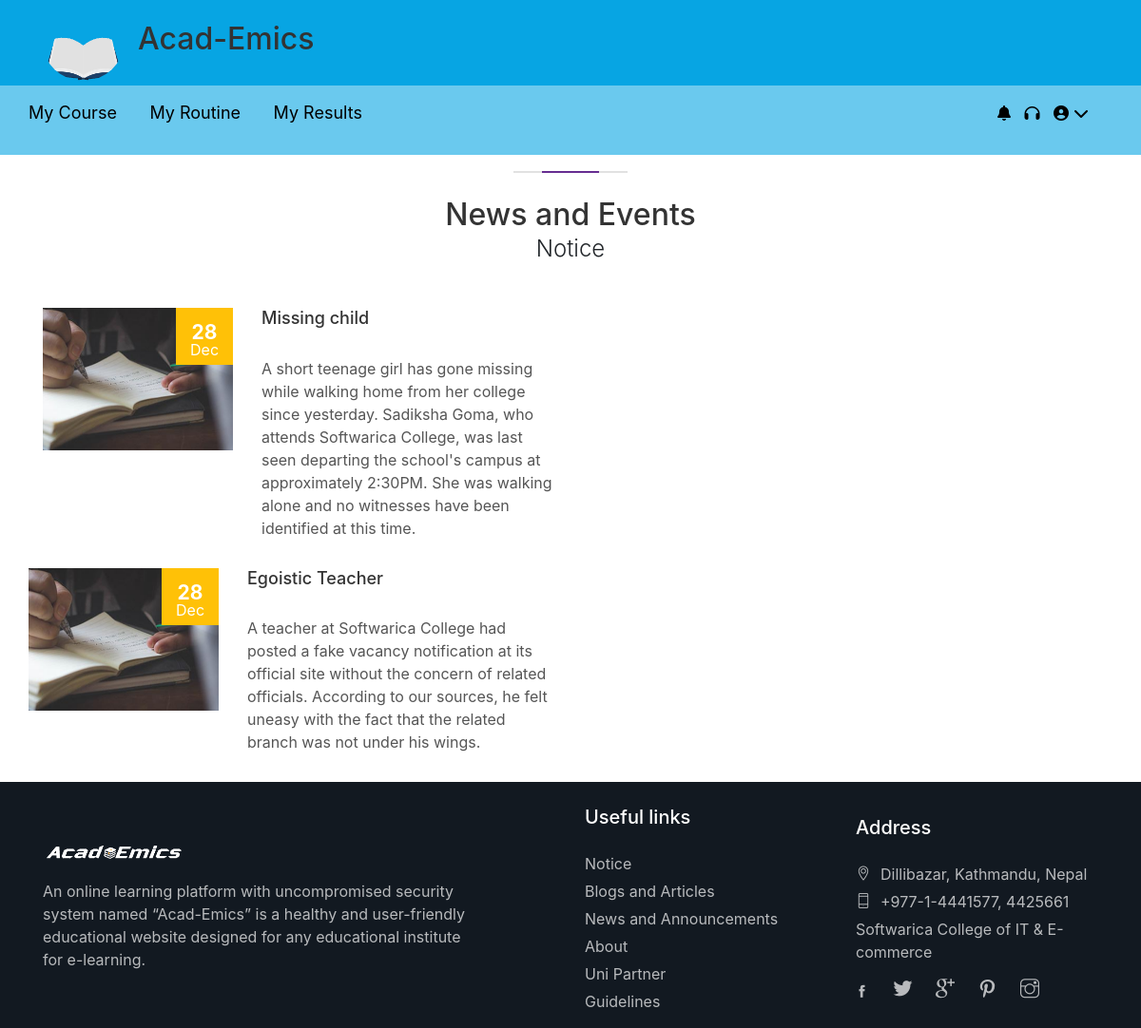
The page /notification/ on the database as committed earlier.
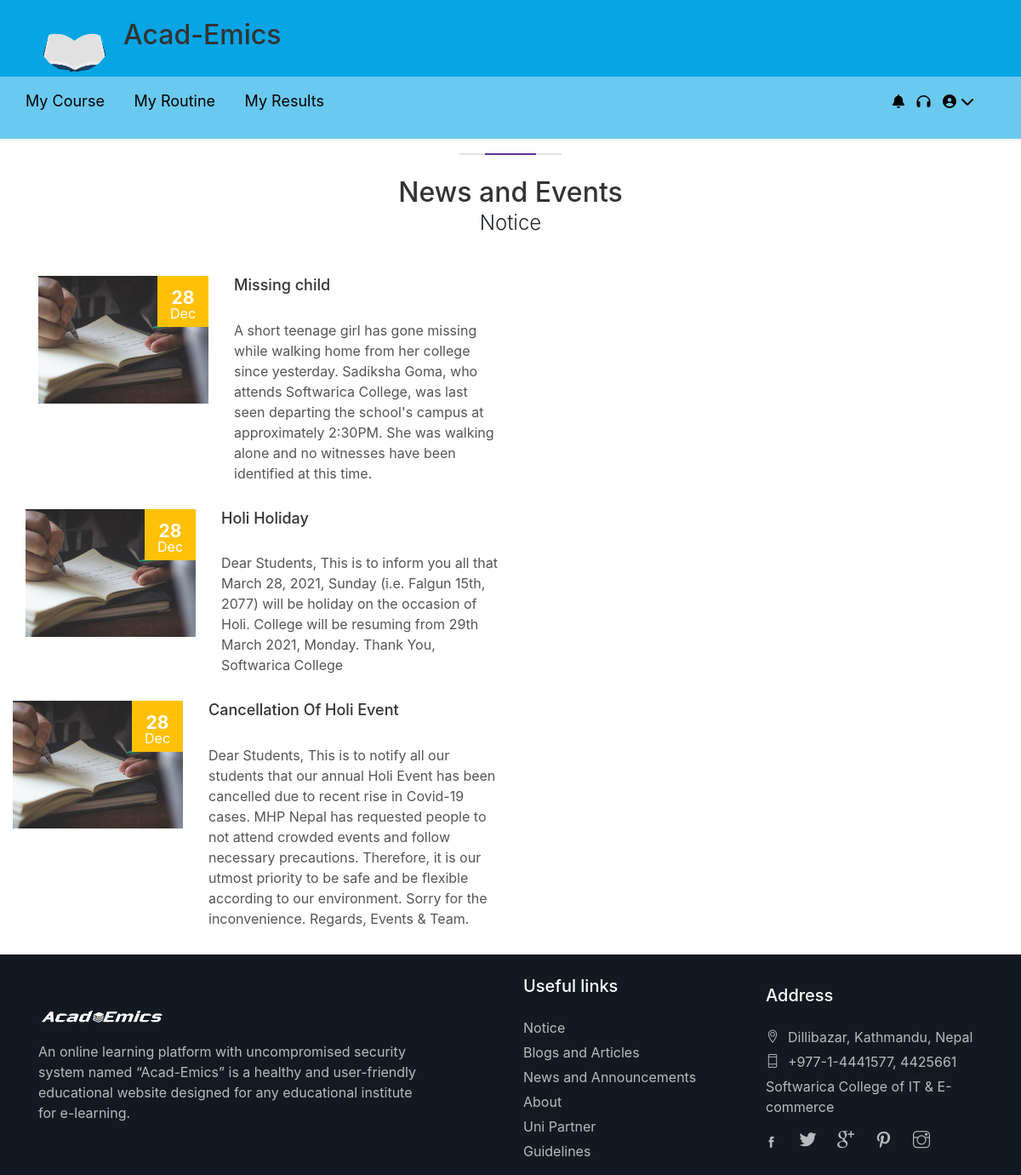
The same page on the database as committed later.
### notification/models.py (models this page shows)
class Notify(models.Model):
    title = models.CharField(max_length=30)
    content = models.TextField()

### notification/views.py (the view)
# urls.py: path('',views.notify),
def notify(request):
    notice = Notify.objects.all()
    return render (request,'notification.html',{
        'notice' : notice
    })

### templates/notification.html
{% extends 'base.html' %}
{% load static %}
{% block content %}
		<div class="bg_color_1">
			<div class="container margin_120_95">
				<div class="main_title_2">
					<span><em></em></span>
					<h2>News and Events</h2>
					<p>Notice</p>
				</div>
                {% for note in notice %}
                    <div class="row">
                        <div class="col-lg-6">
                                <a class="box_news" href="#0">
                                    <figure><img src="img/news_home_1.jpg" alt="">
                                        <figcaption><strong>28</strong>Dec</figcaption>
                                    </figure>
                                    <h4>{{note.title}}</h4>
                                    <p>{{note.content}}</a>
                        </div>
                {% endfor %}
				</div>
			</div>
		</div>
{% endblock %}

### templates/base.html (shortened to what this page needs)
{% load static %}
<!DOCTYPE html>
<html lang="en">
<head>
		<link rel="stylesheet" href="{% static 'css/style.css' %}">
		<link rel="stylesheet" href="{% static 'css/old.css' %}">
		<link href="{% static 'css/bootstrap.min.css' %}" rel="stylesheet">
		<link href="{% static 'css/icon_fonts/css/all_icons.min.css' %}" rel="stylesheet">
		<link href="{% static 'css/custom.css' %}" rel="stylesheet">
</head>
<body>
    <header class="main-header">
        <div class="top-header">
            <div class="container">
                <a href="/dashboard">
                    <img class=logo src=/static/img/de9eb637d1dac9a77a7f3822ed57ce07.gif>
                    <h1>Acad-Emics</h1>
                </a>
            </div>
        </div>
        <div class="nav-bar">
            <div class="container">
                <div class="row">
                    <div class="nav">
                        <ul>
                            <li><a href="/mycourses">My Course</a></li>
                            <li><a href="/routine">My Routine</a></li>
                            <li><a href="/result">My Results</a></li>
                        </ul>
                    </div>
                    <div class="adminbar">
                        <ul>
                            <li><a href="/notification"><i class="fas fa-bell"></i></a></li>
                            <li><a href="/support"><i class="fas fa-headphones"></i></a></li>
                            <li><a href=""><i class="fas fa-user-circle"></i><i class="fas fa-chevron-down"></i></a>
                            </li>
                        </ul>
                    </div>
                </div>
            </div>
        </div>
    </header>
		<div class="container-sadi">
			{% block content %}
			{% endblock %}
		</div>
	<footer>
        <div id="footerpadding">
		<div class="container margin_120_95">
			<div class="row">
				<div class="col-lg-5 col-md-12 p-r-5">
					<p><img id= "footimg" src="{% static 'img/academicsfooter.png' %}" width="149" height="42" alt=""></p>
					<p>An  online learning platform with uncompromised security system named “Acad-Emics” is a healthy and user-friendly educational website designed for any educational institute for e-learning.</p>
				</div>
				<div class="col-lg-3 col-md-6 ml-lg-auto">
					<h5>Useful links</h5>
					<ul class="links">
						<li><a href="notice">Notice</a></li>
						<li><a href="blogs_and_articles">Blogs and Articles</a></li>
						<li><a href="news_and_announcements">News and Announcements</a></li>
						<li><a href="\about">About</a></li>
						<li><a href="uni-partner">Uni Partner</a></li>
						<li><a href="\guidelines">Guidelines</a></li>
					</ul>
				</div>
				<div class="col-lg-3 col-md-6">
					<h5>Address</h5>
					<ul class="contacts">
						<li><a href="https://www.google.com/maps/place/Softwarica+College/@27.7049919,85.3281705,18z/data=!4m8!1m2!2m1!1sdillibazar!3m4!1s0x39eb19a0a7230f43:0x18e4d56d8c3ab0a9!8m2!3d27.7052356!4d85.3294158"><i class="ti-location-pin"></i>Dillibazar, Kathmandu, Nepal </a></li>
						<li><a href="tel://61280932400"><i class="ti-mobile"></i>+977-1-4441577, 4425661</a></li>
						<li>Softwarica College of IT & E-commerce</li>
					</ul>
					<div class="follow_us">
						<ul>
							<li><a href="//www.facebook.com"><i class="ti-facebook"></i></a></li>
							<li><a href="//www.twitter.com"><i class="ti-twitter-alt"></i></a></li>
							<li><a href="//www.google.com"><i class="ti-google"></i></a></li>
							<li><a href="//www.pinterest.com"><i class="ti-pinterest"></i></a></li>
							<li><a href="//www.instagram.com"><i class="ti-instagram"></i></a></li>
						</ul>
					</div>
				</div>
			</div>
        </div>
    	</div>
	</footer>
</body>
</html>

### static/css/style.css (style rules this page uses)
* { margin: 0px; padding:0px; }
body { font-family: 'Poppins', sans-serif; font-size: 16px; }
a { text-decoration: none; }
.main-header { padding: 0 0; }
.container { max-width: 1230px; padding: 0 15px; margin: 0 auto; position: relative; }
.row { display: -webkit-box; display: -ms-flexbox; display: flex; -ms-flex-wrap: wrap; flex-wrap: wrap; -moz-justify-content: center; -ms-justify-content: center; -webkit-box-align: center; -ms-flex-align: center; align-items: center; margin-left: -15px; margin-right: -15px; }
.top-header { padding: 5px 0; background: #07A5E3; }
.top-header h1 { font-size: 32px; }
.top-header a { color: #000; display: -webkit-box; display: -ms-flexbox; display: flex; -moz-justify-content: center; -ms-justify-content: center; -webkit-box-align: center; -ms-flex-align: center; align-items: center; }
.nav-bar { background: rgba(7, 165, 227, 0.6); padding: 15px 0; }
.nav { padding: 0 15px; width: 75%; }
.nav ul li { display: inline-block; margin: 0 15px; }
.nav ul li:first-child { margin-left: 0; }
.nav ul li a { font-size: 18px; color: #000; }
.fas { font-family: 'FontAwesome'; font-style: normal; }
.nav-bar .row { justify-content: space-between; }
.adminbar { padding: 0 20px; }
.adminbar ul li { list-style: none; display: inline-block; margin: 0 5px; position: relative; }
.adminbar ul li a { color: #000; }
.adminbar ul li a .fas.fa-chevron-down { margin-left: 5px; }
.container-sadi { padding-top: 180px; }
* { box-sizing: border-box; }
:root { --mist-gray: rgba(196, 196, 196, 0.3); }

### static/css/custom.css (style rules this page uses)
#footerpadding { padding-top: 0; padding-bottom: 0; }
#footimg { padding-top: 10px; }

### templates/base.html (style rules this page uses)
.logo { width: 85px; height: 80px; border-radius: 50%; margin-right: 15px; float: left; }

Rows that differ between the two databases and show on the page:
removed Notify: title "Egoistic Teacher", content "A teacher at Softwarica College had posted a fake vacancy notification at its official site without the concern of related officials. According to our sources, he felt uneasy with the fact that the related branch was not under his wings."
added Notify: title "Holi Holiday", content "Dear Students, This is to inform you all that March 28, 2021, Sunday (i.e. Falgun 15th, 2077) will be holiday on the occasion of Holi. College will be resuming from 29th March 2021, Monday. Thank You, Softwarica College"
added Notify: title "Cancellation Of Holi Event", content "Dear Students, This is to notify all our students that our annual Holi Event has been cancelled due to recent rise in Covid-19 cases. MHP Nepal has requested people to not attend crowded events and follow necessary precautions. Therefore, it is our utmost priority to be safe and be flexible according to our environment. Sorry for the inconvenience. Regards, Events & Team."
